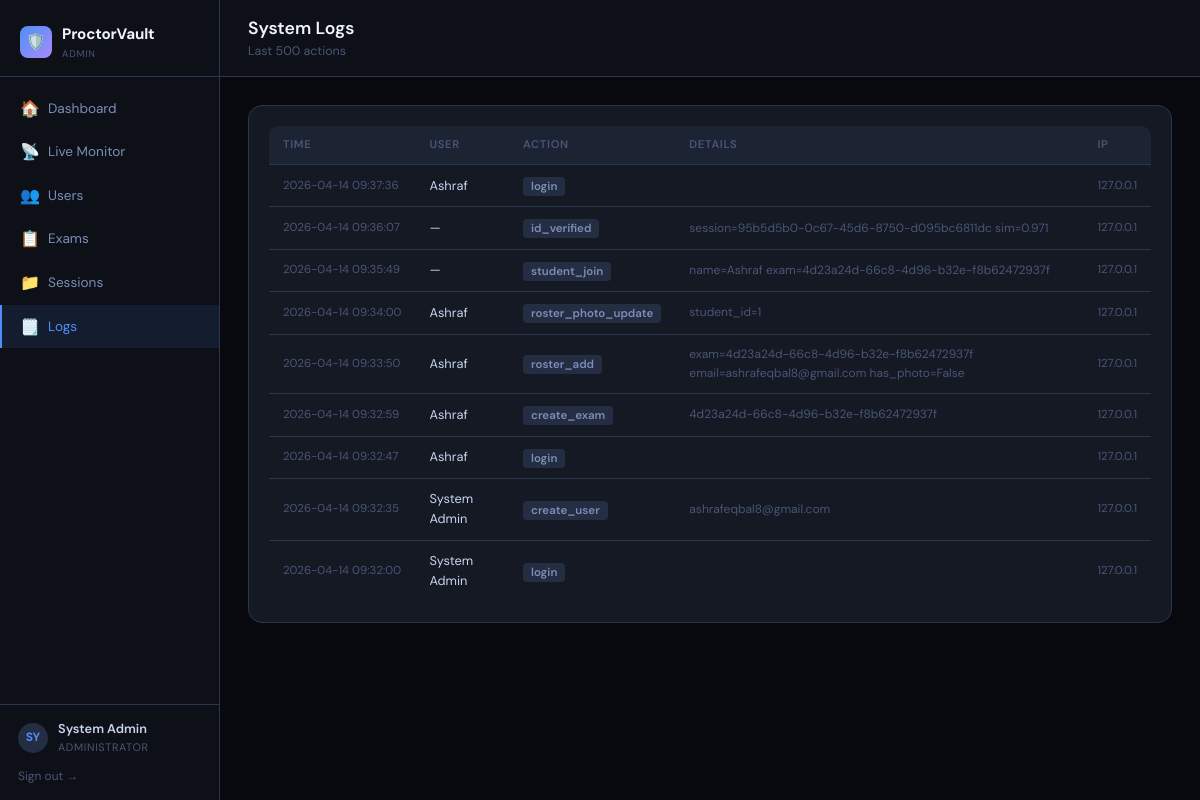
The page /admin/logs (signed in) on the database its author committed.
### tables this page shows
CREATE TABLE users (
        id INTEGER PRIMARY KEY AUTOINCREMENT, email TEXT UNIQUE NOT NULL,
        name TEXT NOT NULL, password TEXT NOT NULL,
        role TEXT NOT NULL CHECK(role IN ('admin','teacher','student')),
        created_at TEXT DEFAULT (datetime('now')), active INTEGER DEFAULT 1
    );

CREATE TABLE system_logs (
        id INTEGER PRIMARY KEY AUTOINCREMENT, timestamp TEXT DEFAULT (datetime('now')),
        user_id INTEGER, action TEXT, details TEXT, ip TEXT
    );

### server.py (the view)
@app.route("/admin/logs")
@login_required(["admin"])
def admin_logs():
    return render_template("admin/logs.html",user=session,
        logs=db_query("SELECT sl.*,u.name as user_name FROM system_logs sl LEFT JOIN users u ON sl.user_id=u.id ORDER BY sl.timestamp DESC LIMIT 500"))

### server.py (called while the page is built)
def get_db():
    c = sqlite3.connect(DB_PATH, check_same_thread=False)
    c.row_factory = sqlite3.Row
    return c

def db_query(sql, params=()):
    with db_lock:
        conn = get_db(); c = conn.cursor()
        c.execute(sql, params); rows = c.fetchall()
        conn.close(); return [dict(r) for r in rows]

def login_required(roles=None):
    def decorator(f):
        @wraps(f)
        def wrapper(*args, **kwargs):
            if 'user_id' not in session: return redirect(url_for('login_page'))
            if roles and session.get('role') not in roles: return redirect(url_for('dashboard'))
            return f(*args, **kwargs)
        return wrapper
    return decorator

### templates/admin/logs.html (shortened to what this page needs)
{% extends "base.html" %}
{% block body %}
<div class="app-shell">
  <div class="sidebar">
    <div class="sidebar-logo"><div class="logo-mark">🛡️</div><div><span>ProctorVault</span><sub>Admin</sub></div></div>
    <div class="nav-section">
      <a class="nav-item" href="/admin"><span class="icon">🏠</span>Dashboard</a>
      <a class="nav-item" href="/admin/live"><span class="icon">📡</span>Live Monitor</a>
      <a class="nav-item" href="/admin/users"><span class="icon">👥</span>Users</a>
      <a class="nav-item" href="/admin/exams"><span class="icon">📋</span>Exams</a>
      <a class="nav-item" href="/admin/sessions"><span class="icon">📁</span>Sessions</a>
      <a class="nav-item active" href="/admin/logs"><span class="icon">🗒️</span>Logs</a>
    </div>
    <div class="sidebar-footer">
      <div class="sidebar-user"><div class="av">{{ user.name[:2].upper() }}</div><div class="info"><div class="name">{{ user.name }}</div><div class="role">Administrator</div></div></div>
      <a href="/logout" style="display:block;margin-top:10px;font-size:.75rem;color:var(--text3);">Sign out →</a>
    </div>
  </div>
  <div class="main-area">
    <div class="topbar"><div><h2>System Logs</h2><div class="breadcrumb">Last 500 actions</div></div></div>
    <div class="page-content">
      <div class="card">
        <div class="table-wrap">
          <table>
            <thead><tr><th>Time</th><th>User</th><th>Action</th><th>Details</th><th>IP</th></tr></thead>
            <tbody>
              {% for log in logs %}
              <tr>
                <td style="font-size:.72rem;color:var(--text3);white-space:nowrap;">{{ log.timestamp[:19] }}</td>
                <td style="font-size:.8rem;color:var(--text1);">{{ log.user_name or '—' }}</td>
                <td>
                  <span style="padding:2px 8px;border-radius:4px;font-size:.72rem;font-weight:600;background:var(--bg4);color:var(--text2);">{{ log.action }}</span>
                </td>
                <td style="font-size:.75rem;color:var(--text3);">{{ log.details }}</td>
                <td style="font-size:.72rem;color:var(--text3);">{{ log.ip }}</td>
              </tr>
              {% endfor %}
            </tbody>
          </table>
        </div>
      </div>
    </div>
  </div>
</div>
{% endblock %}

### templates/base.html (shortened to what this page needs)
<!DOCTYPE html>
<html lang="en">
<head>
</head>
<body>
{% block body %}{% endblock %}
</body>
</html>

### templates/base.html (style rules this page uses)
:root { --bg0: #07090f; --bg1: #0d1117; --bg2: #141924; --bg3: #1c2333; --bg4: #242d42; --border: #2a3550; --border2: #364060; --text0: #f0f4ff; --text1: #c8d3f0; --text2: #7b8db8; --text3: #4a5578; --accent: #4f8ef7; --accent2: #2563eb; --green: #22d3a0; --green2: #16a37a; --red: #f05a5a; --red2: #c93030; --amber: #f0a030; --amber2: #c07818; --purple: #a78bfa; --radius: 10px; --radius2: 14px; --shadow: 0 4px 24px rgba(0,0,0,.5); --font: 'DM Sans', sans-serif; --mono: 'Space Mono', monospace; }
*, *::before, *::after { box-sizing: border-box; margin:0; padding:0; }
html { scroll-behavior: smooth; }
body { font-family: var(--font); background: var(--bg0); color: var(--text1); min-height: 100vh; font-size: 15px; line-height: 1.6; overflow-x: hidden; }
a { color: var(--accent); text-decoration: none; }
.app-shell { display: flex; min-height: 100vh; }
.sidebar { width: 220px; min-width: 200px; background: var(--bg1); border-right: 1px solid var(--border); display: flex; flex-direction: column; position: sticky; top: 0; height: 100vh; overflow-y: auto; }
.sidebar-logo { padding: 22px 20px 14px; display: flex; align-items: center; gap: 10px; border-bottom: 1px solid var(--border); }
.sidebar-logo .logo-mark { width: 32px; height: 32px; border-radius: 8px; background: linear-gradient(135deg, var(--accent), var(--purple)); display: flex; align-items: center; justify-content: center; font-size: 16px; flex-shrink: 0; }
.sidebar-logo span { font-size: .95rem; font-weight: 700; color: var(--text0); letter-spacing: -.01em; }
.sidebar-logo sub { font-size: .6rem; color: var(--text3); display: block; letter-spacing: .08em; text-transform: uppercase; }
.nav-section { padding: 10px 0; }
.nav-item { display: flex; align-items: center; gap: 10px; padding: 9px 18px; font-size: .85rem; color: var(--text2); cursor: pointer; transition: all .15s; border-left: 2px solid transparent; text-decoration: none; }
.nav-item.active { background: rgba(79,142,247,.1); color: var(--accent); border-left-color: var(--accent); }
.nav-item .icon { font-size: 1rem; width: 18px; text-align: center; }
.sidebar-footer { margin-top: auto; padding: 14px 18px; border-top: 1px solid var(--border); }
.sidebar-user { display: flex; align-items: center; gap: 10px; }
.sidebar-user .av { width: 30px; height: 30px; border-radius: 50%; background: var(--bg4); display: flex; align-items: center; justify-content: center; font-size: .75rem; font-weight: 700; color: var(--accent); flex-shrink: 0; }
.sidebar-user .info .name { font-size: .8rem; font-weight: 600; color: var(--text1); }
.sidebar-user .info .role { font-size: .68rem; color: var(--text3); text-transform: uppercase; letter-spacing: .06em; }
.main-area { flex: 1; display: flex; flex-direction: column; min-width: 0; overflow: auto; }
.topbar { background: var(--bg1); border-bottom: 1px solid var(--border); padding: 14px 28px; display: flex; align-items: center; justify-content: space-between; gap: 12px; position: sticky; top: 0; z-index: 40; }
.topbar h2 { font-size: 1.1rem; font-weight: 600; color: var(--text0); }
.topbar .breadcrumb { font-size: .78rem; color: var(--text3); }
.page-content { padding: 28px; flex: 1; }
.card { background: var(--bg2); border: 1px solid var(--border); border-radius: var(--radius2); padding: 20px; }
.table-wrap { overflow-x: auto; border-radius: var(--radius); }
table { width: 100%; border-collapse: collapse; min-width: 600px; }
thead th { background: var(--bg3); padding: 10px 14px; font-size: .7rem; font-weight: 600; color: var(--text3); text-transform: uppercase; letter-spacing: .06em; text-align: left; border-bottom: 1px solid var(--border); white-space: nowrap; }
tbody td { padding: 10px 14px; font-size: .82rem; border-bottom: 1px solid var(--border); color: var(--text1); }
tbody tr:last-child td { border-bottom: none; }

### rows shown on the page
users: name "System Admin"
system_logs: timestamp "2026-04-14 09:37:36", name "Ashraf", action "login", ip "127.0.0.1"
system_logs: timestamp "2026-04-14 09:36:07", user_name "—", action "id_verified", details "session=95b5d5b0-0c67-45d6-8750-d095bc6811dc sim=0.971", ip "127.0.0.1"
system_logs: timestamp "2026-04-14 09:35:49", user_name "—", action "student_join", details "name=Ashraf exam=4d23a24d-66c8-4d96-b32e-f8b62472937f", ip "127.0.0.1"
system_logs: timestamp "2026-04-14 09:34:00", name "Ashraf", action "roster_photo_update", details "student_id=1", ip "127.0.0.1"
system_logs: timestamp "2026-04-14 09:33:50", name "Ashraf", action "roster_add", details "exam=4d23a24d-66c8-4d96-b32e-f8b62472937f email=ashrafeqbal8@gmail.com has_photo=False", ip "127.0.0.1"
system_logs: timestamp "2026-04-14 09:32:59", name "Ashraf", action "create_exam", details "4d23a24d-66c8-4d96-b32e-f8b62472937f", ip "127.0.0.1"
system_logs: timestamp "2026-04-14 09:32:47", name "Ashraf", action "login", ip "127.0.0.1"
system_logs: timestamp "2026-04-14 09:32:35", name "System Admin", action "create_user", details "ashrafeqbal8@gmail.com", ip "127.0.0.1"
system_logs: timestamp "2026-04-14 09:32:00", name "System Admin", action "login", ip "127.0.0.1"

### other values the page prints
{{ user.name[:2].upper() }} "SY"
